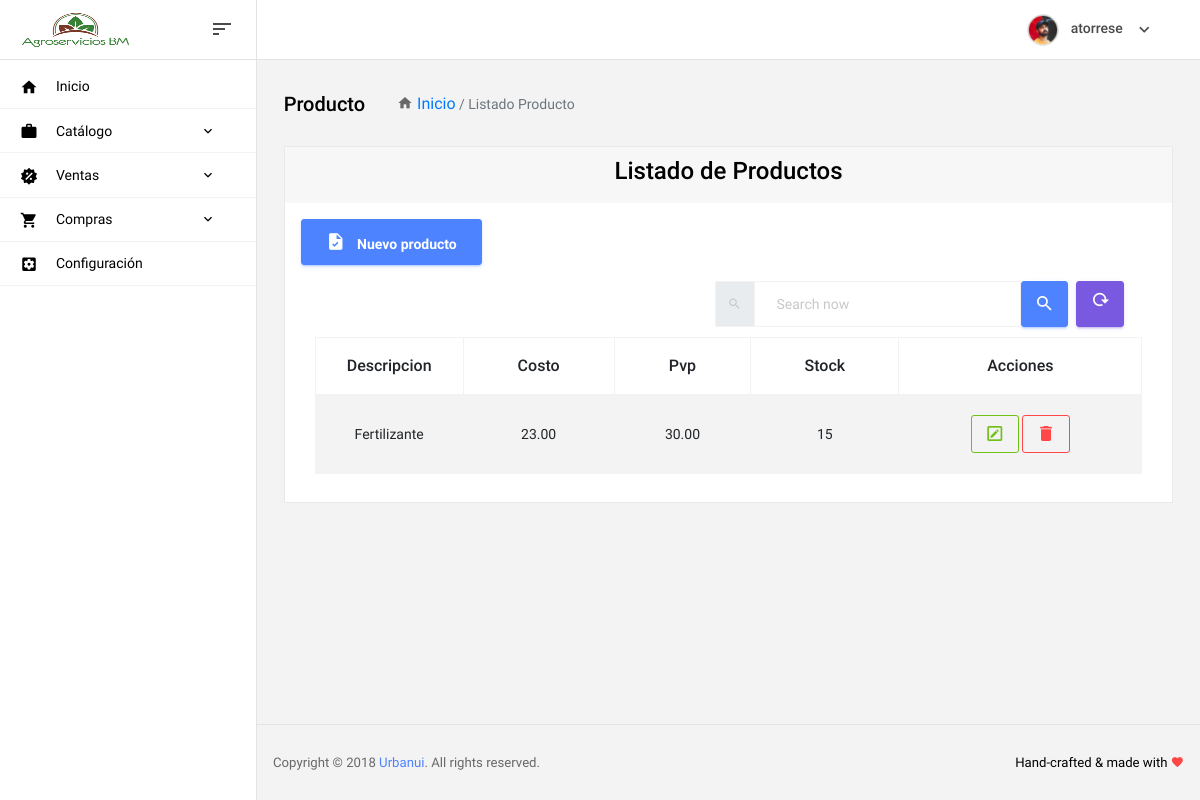
/catalog/product/ (signed in), run on an earlier commit of the app's database.
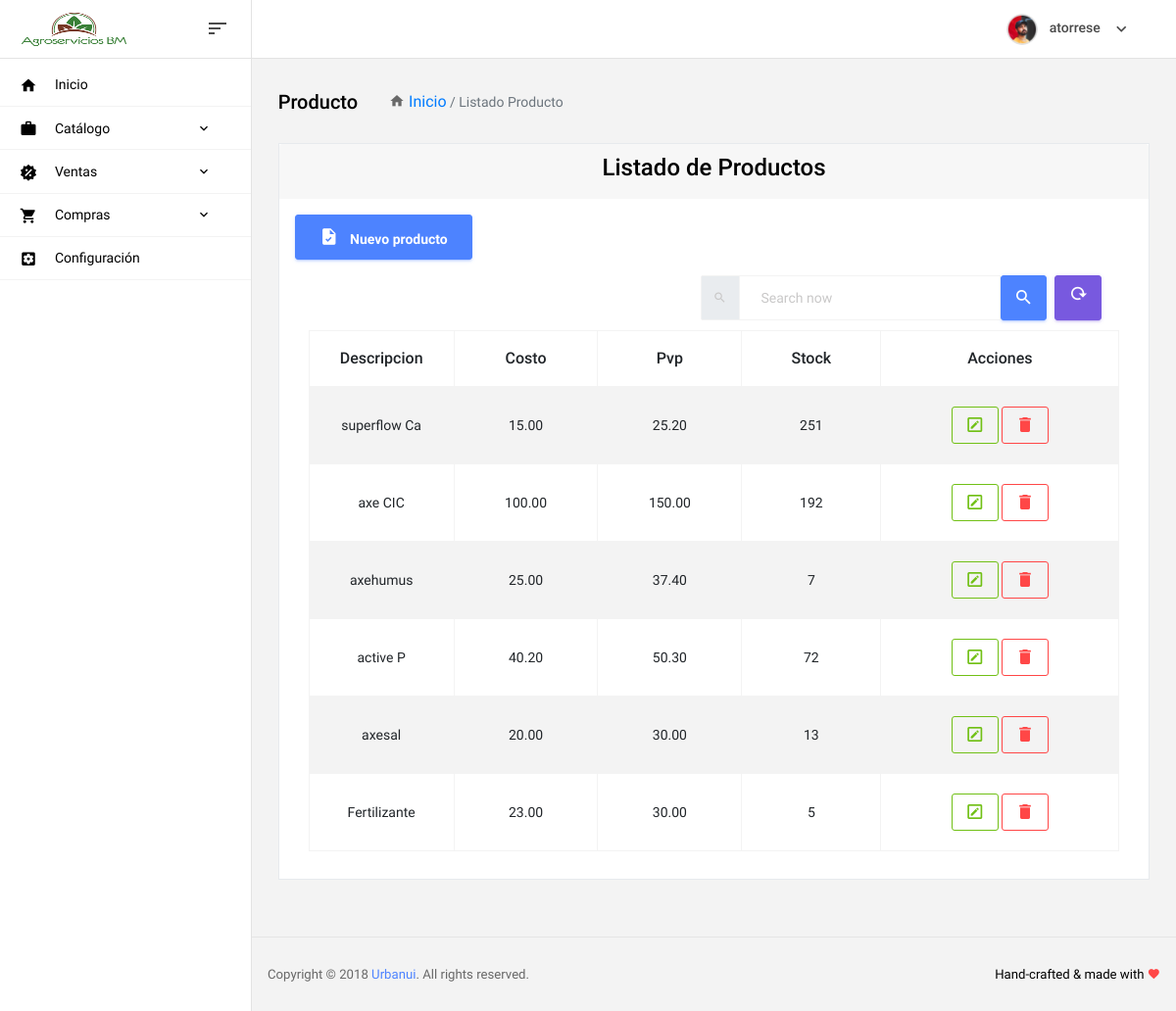
And on a later commit of the database.
### security/models.py (models this page shows, shortened)
class Business(models.Model):
    name = models.CharField(max_length=100)
    alias = models.CharField(max_length=20)
    description = models.CharField(max_length=200, blank=True)
    icon = models.ImageField(upload_to='media/Business/icon/',null=False,blank=False,error_messages={'required':'Cargar Un Imagen Para El icono de la Empresa'})
    def  Icon(self):
        if self.icon:
            return mark_safe('<img src="%s" style="width:45px; height:45px;"/>'%self.icon.url)
        else:
            return 'imagen no disponible'
    icon.short_description='Icon'
    class Meta:
        verbose_name = 'Empresa'
        verbose_name_plural = 'Empresas'

class GroupModule(models.Model):
    name = models.CharField(max_length=100)
    descripcion = models.CharField(max_length=200, blank=True)
    icon = models.CharField(null=True,blank=True,max_length=100)
    modules = models.ManyToManyField(Module)
    groups = models.ManyToManyField(Group)
    priority = models.IntegerField(null=True, blank=True)
    class Meta:
        verbose_name = 'Grupo de Módulos'
        verbose_name_plural = 'Grupos de Módulos'
        ordering = ('priority',)

class Module(models.Model):
    url = models.CharField(max_length=100)
    name = models.CharField(max_length=100)
    icon = models.CharField(max_length=100)
    description = models.CharField(max_length=100)
    available = models.BooleanField(default=True)
    order = models.IntegerField(default=0)
    class Meta:
        verbose_name = 'Módulo'
        verbose_name_plural = 'Módulos'
        ordering = ('order',)

### catalog/models.py (models this page shows, shortened)
class Product(ModelBase):
    CategoryId = models.ForeignKey(Category,on_delete=models.PROTECT)
    MarkId = models.ForeignKey(Mark, on_delete=models.PROTECT)
    Name = models.CharField(verbose_name='Producto', max_length=100, unique=True)
    Description= models.TextField(verbose_name='Descripcion', max_length=100, unique=True)
    Cost = models.DecimalField(verbose_name='Costo',max_digits= 19, decimal_places=2)
    Price = models.DecimalField(verbose_name='Precio',max_digits= 19, decimal_places=2)
    Stock = models.IntegerField()
    Availabel = models.BooleanField(default=True)
    class Meta:
        verbose_name='Producto'
        verbose_name_plural='Productos'
        ordering= ('Name',)

### catalog/product/views.py (the view)
class Index(LoginRequiredMixin, ListView, OldDataMixin):
    template_name = 'catalog/products/index.html'
    model = Product
    paginate_by = 15
    context_object_name = 'products'
    attributes = {'search':''}
    def get_queryset(self):
        search = self.get_old_data('search')
        return  Product.objects.filter(Name__icontains = search,status= True).order_by('-created_at')
    def get_context_data(self, *, object_list=None, **kwargs):
        context = super(Index,self).get_context_data(**kwargs)
        Add_Data(context)
        return self.get_all_olds_datas(context = context,attributes = self.attributes)

### security/business/forms.py (shortened to what this page needs)
class BusinessForm(forms.ModelForm):
    name = forms.CharField(min_length=4)
    alias = forms.CharField(min_length=1)
    description = forms.CharField()
    icon = forms.FileField
    class Meta:
        model = Business
        fields  = ['name','alias','description','icon']

### SGAGRO/funciones.py (called while the page is built)
def Add_Data(context):
    context['GroupModules'] = GroupModule.objects.all().order_by('priority')
    b=Business.objects
    context['Business']= b.first() if b.exists() else None
    context['formBusiness']= BusinessForm(instance=b.first() )if b.exists() else None
    context['now'] = datetime.now().date()

### utils/mixins.py (called while the page is built)
    def get_old_data(self, name, value=''):
        return self.request.GET[name] if name in self.request.GET else value

    def get_all_olds_datas(self, context, attributes):
        for key, value in attributes.items():
            context[key] = self.get_old_data(key, value)
        return context

### templates/catalog/products/index.html (shortened to what this page needs)
{% extends 'layout/base.html' %}
{% load static %}
{% block content %}
    <div class="container-fluid">
        {% include 'shared/_urlnav.html' with main=0 nameModel='Producto' %}
        <div class="row">
              <div class="col-xl-12">
        <div class="card card-shadow mb-4">
            <div class="card-header border-0">
                <div class="custom-title-wrap bar-primary text-center">
                    <div class="custom-title"> <h3>Listado de Productos</h3></div>
                </div>
            </div>
            {% include 'shared/_button-new.html' with btnText='Nuevo producto' btnUrl='catalog:product.store'%}
            {% include 'catalog/products/partials/_filters.html' %}
            <div class="card-body">
                <div class="table-responsive text-center">
                    <div id="data_table_wrapper" class="dataTables_wrapper container-fluid dt-bootstrap4">
                        <div class="row">
                            <div class="col-sm-12">
                                <table id="data_table" class="table table-bordered table-striped  data-table" cellspacing="0" role="grid" aria-describedby="data_table_info">
                                    <thead>
                                    <tr role="row" class="odd">
                                        <th class="sorting_asc" tabindex="0" aria-controls="data_table" rowspan="1" colspan="1" aria-sort="ascending" aria-label="Name: activate to sort column descending" style="width: 148px;">Descripcion</th>
                                        <th>Costo</th>
                                        <th>Pvp</th>
                                        <th>Stock</th>
                                        <th class="sorting" tabindex="0" aria-controls="data_table" rowspan="1" colspan="1" aria-label="Position: activate to sort column ascending" style="width: 243px;">Acciones</th>
                                    </tr>
                                    </thead>
                                    <tbody>
                                    {% for product in products %}
                                        <tr role="row" class="even">
                                            <td>{{ product.Name }}</td>
                                            <td>{{ product.Cost}}</td>
                                            <td>{{ product.Price }}</td>
                                            <td>{{ product.Stock }}</td>
                                            <td>
                                                <a class="btn btn-outline-success btn-sm form-pill btn-edit"
                                                   data-original-title="Editar"
                                                   href="{% url 'catalog:product.update' pk=product.id %}">
                                                    <i class="mdi mdi-pencil-box-outline"></i>
                                                </a>
                                                <a class="btn btn-outline-danger btn-sm form-pill btn-eliminar"
                                                   href="{% url 'catalog:product.delete' pk=product.id %}">
                                                    <i class="mdi mdi-delete"></i>
                                                </a>
                                            </td>
                                        </tr>
                                    {% endfor %}
                                    </tbody>
                                </table>
                            </div>
                        </div>
                        <div class="row">
                            <div class="col-sm-12 col-md-5">
                            </div>
                            <div class="col-sm-12 col-md-7">
                            </div>
                        </div>
                    </div>
                </div>
            </div>
        </div>
    </div>
        </div>
    </div>
{% endblock %}

### templates/layout/base.html (shortened to what this page needs)
{% load static%}
<!DOCTYPE html>
<html lang="en">
<head>
  <link rel="stylesheet" href="{% static  'SGAGRO/vendors/mdi/css/materialdesignicons.min.css' %}">
  <link rel="stylesheet" href="{% static  'SGAGRO/vendors/base/vendor.bundle.base.css' %}">
  <link rel="stylesheet" href="{% static  'SGAGRO/vendors/datatables.net-bs4/dataTables.bootstrap4.css' %}">
  <link rel="stylesheet" href="{% static  'SGAGRO/css/style.css' %}">
  <link rel="stylesheet" href="{% static 'SGAGRO/vendors/sweetalert2/sweetalert2.min.css' %}">
</head>
<body>
  <div class="container-scroller">
    {% block navbar %}
        {% include 'layout/partials/_navbar.html' %}
    {% endblock %}
    <div class="container-fluid page-body-wrapper">
    {% block sidebar %}
        {% include 'layout/partials/_sidebar.html' %}
    {% endblock %}
      <div class="main-panel">
        <div class="content-wrapper">
            {% block content %}{% endblock %}
        </div>
        {% block footer %}
            {% include 'layout/partials/_footer.html' %}
        {% endblock %}
      </div>
    </div>
  </div>
</body>
</html>

### templates/layout/partials/_navbar.html (shortened to what this page needs)
{% load static %}
<nav class="navbar col-lg-12 col-12 p-0 fixed-top  ">
    <div class="navbar-brand-wrapper d-flex justify-content-center">
<div class="navbar-brand-inner-wrapper d-flex justify-content-between align-items-center w-100">
  <a class="navbar-brand brand-logo" href="{% url 'security:home'%}"><img src="{{Business.icon.url}}" alt="logo"/></a>  {% comment %} {% static  'SGAGRO/images/logo-mini.svg' %} {% endcomment %}
  <button class="navbar-toggler navbar-toggler align-self-center" type="button" data-toggle="minimize">
    <span class="mdi mdi-sort-variant"></span>
  </button>
</div>
</div>
<div class="navbar-menu-wrapper d-flex align-items-center justify-content-end">
<ul class="navbar-nav navbar-nav-right">
  <li class="nav-item nav-profile dropdown">
    <a class="nav-link dropdown-toggle" href="#" data-toggle="dropdown" id="profileDropdown">
      <img src="{% static  'SGAGRO/images/faces/face5.jpg' %}" alt="profile"/>
      <span class="nav-profile-name">{{user}}</span>
    </a>
  </li>
</ul>
</div>
</nav>

### templates/layout/partials/_sidebar.html (shortened to what this page needs)
<nav class="sidebar sidebar-offcanvas menu" id="sidebar">
        <ul class="nav">
          <li class="nav-item">
            <a class="nav-link" href="{% url 'security:home' %}">
              <i class="mdi mdi-home menu-icon"></i>
              <span class="menu-title">Inicio</span>
            </a>
          </li>
           {% for groupM in GroupModules %}
              <li class="nav-item">
            <a class="nav-link" data-toggle="collapse" href="#id_menu_{{ groupM.name }}" aria-expanded="false" aria-controls="id_menu_{{ groupM.name }}">
              <i class="{{ groupM.icon }} menu-icon"></i>
              <span class="menu-title">{{ groupM.name }}</span>
              <i class="menu-arrow"></i>
            </a>
          </li>
            {% endfor %}
          <li class="nav-item">
            <a class="nav-link" href="{% url 'security:setting.update' 1 %}">
              <i class="mdi mdi-settings-box menu-icon"></i>
              <span class="menu-title">Configuración</span>
            </a>
          </li>
        </ul>
      </nav>

### templates/shared/_urlnav.html (shortened to what this page needs)
<div class="d-flex mb-4">
                    <h4 class=" d-inline-block pr-3 mr-3 "> {{ nameModel }}</h4>
                   <a href="{% url 'security:home' %}"> <i class="mdi mdi-home text-muted hover-cursor"></i> Inicio </a>
                   <p class="breadcrumb-item {% if main == 0 %}active{% endif %} " aria-current="page">&nbsp;/&nbsp;{% if main == 1 %}<a href="{% url textUrl %}">Listado {{ nameModel }}</a>{% else %}Listado {{ nameModel }}{% endif %}</p>
</div>

### templates/shared/_button-new.html (shortened to what this page needs)
<div class="template-demo ml-3">
    <a class="btn btn-primary btn-icon-text"  href="{% url btnUrl %}">
                          <i class="mdi mdi-file-check btn-icon-prepend"></i>
                          <strong>{{ btnText }}</strong>
                        </a>
</div>

### templates/catalog/products/partials/_filters.html
<form class="form " action="{% url 'catalog:product.index' %}" method="get" >
    <div class="row mt-3 pr-5 justify-content-end">
        {% include 'shared/_searcher.html' with btnUrl='catalog:product.index' %}
    </div>
</form>

### templates/shared/_searcher.html
<div class="col-12 col-md-6">
    <div class="form-group" style="height: 8px;">
    <div class="input-group" >
    <div class="input-group-prepend">
        <span class="input-group-text " id="search">
            <i class="mdi mdi-magnify"></i>
        </span>
    </div>
              <input  type="text" class="form-control" name="search" id="id_search" placeholder="Search now" aria-label="search" aria-describedby="search" value="{{ search }}">
              <button class="btn btn-sm btn-primary form-pill" type="submit">
              <i class="mdi mdi-magnify"></i></button>
              <a class="btn btn-sm btn-info ml-2" href="{% url btnUrl %}" data-toggle="lll">
              <i class="mdi mdi-reload"></i>
              </a>
</div>
    </div>
</div>

### templates/layout/partials/_footer.html
<footer class="footer">
          <div class="d-sm-flex justify-content-center justify-content-sm-between">
            <span class="text-muted text-center text-sm-left d-block d-sm-inline-block">Copyright © 2018 <a href="https://www.urbanui.com/" target="_blank">Urbanui</a>. All rights reserved.</span>
            <span class="float-none float-sm-right d-block mt-1 mt-sm-0 text-center">Hand-crafted & made with <i class="mdi mdi-heart text-danger"></i></span>
          </div>
        </footer>

What changed in the data, as far as the page shows it:
added Product: Name "superflow Ca", Cost "15.00", Price "25.20", Stock "251"
added Product: Name "axe CIC", Cost "100.00", Price "150.00", Stock "192"
added Product: Name "axehumus", Cost "25.00", Price "37.40", Stock "7"
added Product: Name "active P", Cost "40.20", Price "50.30", Stock "72"
added Product: Name "axesal", Cost "20.00", Price "30.00", Stock "13"
changed Product "Fertilizante": Stock "15" → "5"
